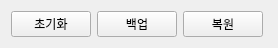
<?xml version="1.0" encoding="UTF-8"?>
<ui version="4.0">
 <class>Form</class>
 <widget class="QWidget" name="Form">
  <property name="geometry">
   <rect>
    <x>0</x>
    <y>0</y>
    <width>278</width>
    <height>45</height>
   </rect>
  </property>
  <property name="windowTitle">
   <string>coffee</string>
  </property>
  <layout class="QFormLayout" name="formLayout">
   <item row="0" column="0">
    <layout class="QGridLayout" name="gridLayout">
     <item row="0" column="0">
      <widget class="QPushButton" name="btn_reset">
       <property name="text">
        <string>초기화</string>
       </property>
      </widget>
     </item>
     <item row="0" column="1">
      <widget class="QPushButton" name="btn_backup">
       <property name="text">
        <string>백업</string>
       </property>
      </widget>
     </item>
     <item row="0" column="2">
      <widget class="QPushButton" name="btn_restore">
       <property name="text">
        <string>복원</string>
       </property>
      </widget>
     </item>
    </layout>
   </item>
  </layout>
 </widget>
 <resources/>
 <connections/>
</ui>
